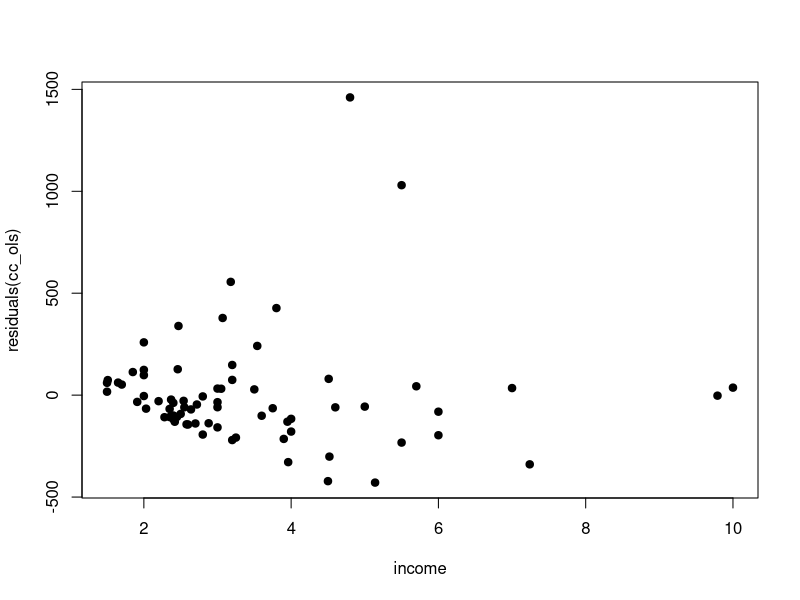

The R source for this figure:
library(AER)


### Name: CreditCard
### Title: Expenditure and Default Data
### Aliases: CreditCard
### Keywords: datasets

### ** Examples

data("CreditCard")

## Greene (2003)
## extract data set F9.1
ccard <- CreditCard[1:100,]
ccard$income <- round(ccard$income, digits = 2)
ccard$expenditure <- round(ccard$expenditure, digits = 2)
ccard$age <- round(ccard$age + .01)
## suspicious:
CreditCard$age[CreditCard$age < 1]
## the first of these is also in TableF9.1 with 36 instead of 0.5:
ccard$age[79] <- 36

## Example 11.1
ccard <- ccard[order(ccard$income),]
ccard0 <- subset(ccard, expenditure > 0)
cc_ols <- lm(expenditure ~ age + owner + income + I(income^2), data = ccard0)

## Figure 11.1
plot(residuals(cc_ols) ~ income, data = ccard0, pch = 19)

## Table 11.1
mean(ccard$age)
prop.table(table(ccard$owner))
mean(ccard$income)

summary(cc_ols)
sqrt(diag(vcovHC(cc_ols, type = "HC0")))
sqrt(diag(vcovHC(cc_ols, type = "HC2"))) 
sqrt(diag(vcovHC(cc_ols, type = "HC1")))

bptest(cc_ols, ~ (age + income + I(income^2) + owner)^2 + I(age^2) + I(income^4), data = ccard0)
gqtest(cc_ols)
bptest(cc_ols, ~ income + I(income^2), data = ccard0, studentize = FALSE)
bptest(cc_ols, ~ income + I(income^2), data = ccard0)

## More examples can be found in:
## help("Greene2003")
